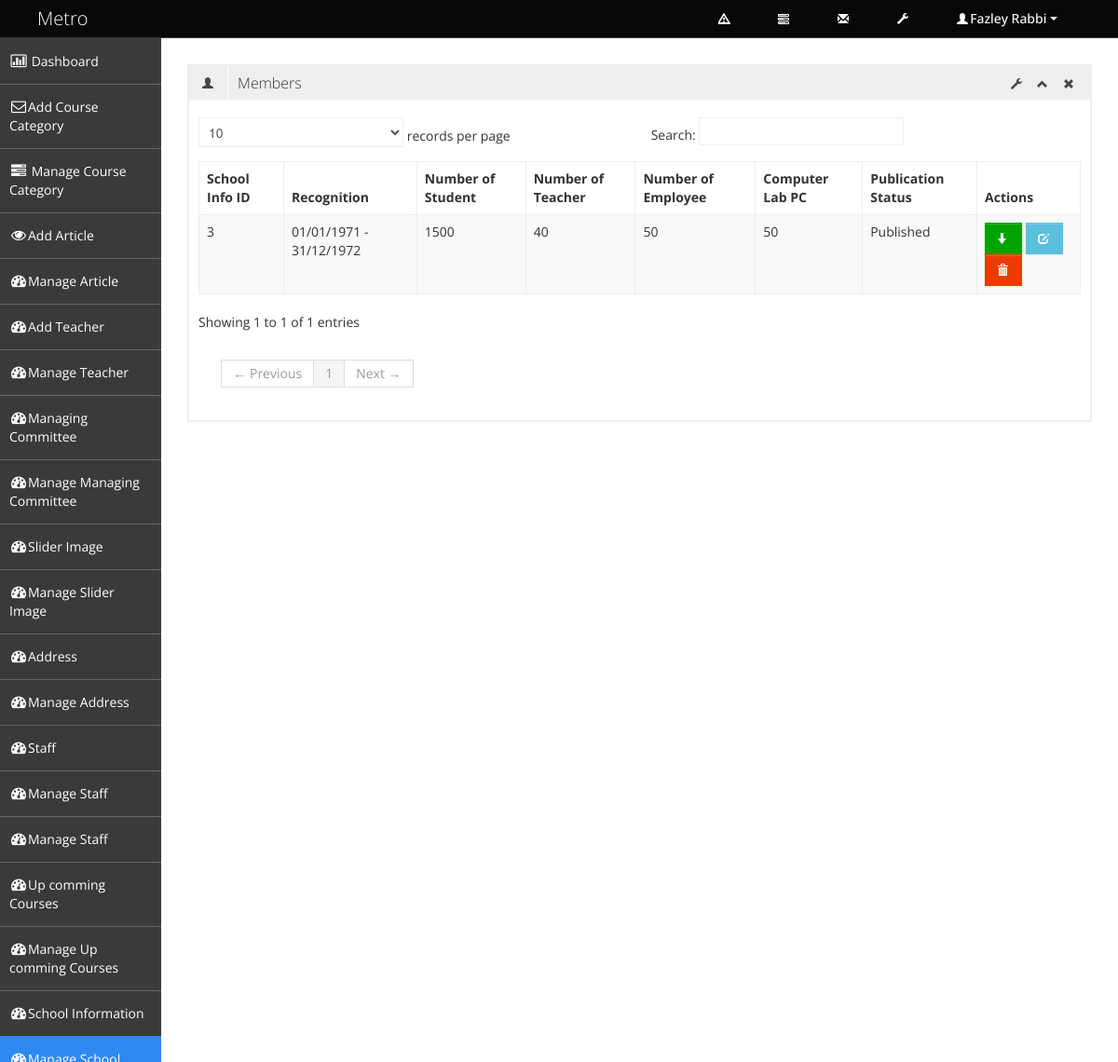
Page /admin/manage_school_info.php (signed in) on the committed database.
### tables this page shows
CREATE TABLE IF NOT EXISTS `tbl_school_info` (
  `school_info_id` int(3) NOT NULL AUTO_INCREMENT,
  `recognition` varchar(50) NOT NULL,
  `groups` varchar(20) NOT NULL,
  `land` float(10,2) NOT NULL,
  `play_ground` varchar(20) NOT NULL,
  `sanitation` varchar(20) NOT NULL,
  `laboratory` varchar(20) NOT NULL,
  `managing_committee` varchar(20) NOT NULL,
  `managing_duration` varchar(50) NOT NULL,
  `total_no_of_students` varchar(100) NOT NULL,
  `computer_lab` varchar(20) NOT NULL,
  `computer_lab_pc` varchar(20) NOT NULL,
  `number_of_employee` varchar(10) NOT NULL,
  `teacher` varchar(10) NOT NULL,
  `staff` varchar(10) NOT NULL,
  `co_curricular_activity` varchar(100) NOT NULL,
  `sports` varchar(100) NOT NULL,
  `publication_status` tinyint(1) NOT NULL,
  PRIMARY KEY (`school_info_id`)
);

### admin/manage_school_info.php (called while the page is built, shortened)
<?php
include './admin_master.php';

### classes/super_admin.php (called while the page is built, shortened)
<?php
class Super_admin {
    protected $db_connect;
    public function __construct() {
        $host_name = 'localhost';
        $user_name = 'root';
        $password = 'wamp';
        $db_name = 'db_school_manage_system';
        $this->db_connect = mysqli_connect($host_name, $user_name, $password, $db_name);
    }
    public function select_all_school_info() {
        $sql = "SELECT * FROM tbl_school_info";
        if (mysqli_query($this->db_connect, $sql)) {
            $query_result = mysqli_query($this->db_connect, $sql);
            return $query_result;
        } else {
            die('Query Problem' . mysqli_error($this->db_connect));
        }
    }
}

### admin/pages/manage_school_info_content.php (the view, shortened to what this page needs)
<?php
$query_result = $obj_sup_admin->select_all_school_info();
?>
<div class="row-fluid sortable">
    <div class="box span12">
        <div class="box-header" data-original-title>
            <h2><i class="halflings-icon user"></i><span class="break"></span>Members</h2>
            <div class="box-icon">
                <a href="#" class="btn-setting"><i class="halflings-icon wrench"></i></a>
                <a href="#" class="btn-minimize"><i class="halflings-icon chevron-up"></i></a>
                <a href="#" class="btn-close"><i class="halflings-icon remove"></i></a>
            </div>
        </div>
        <div class="box-content">
            <table class="table table-striped table-bordered bootstrap-datatable datatable">
                <thead>
                    <tr>
                        <th>School Info ID</th>
                        <th>Recognition</th>
                        <th>Number of Student</th>
                        <th>Number of Teacher</th>
                        <th>Number of Employee</th>
                        <th>Computer Lab PC</th>
                        <th>Publication Status</th>
                        <th>Actions</th>
                    </tr>
                </thead>
                <tbody>
                    <?php while ($school_info = mysqli_fetch_assoc($query_result)) { ?>
                        <tr>
                            <td><?php echo $school_info['school_info_id']; ?></td>
                            <td class="center"><?php echo $school_info['recognition']; ?></td>
                            <td class="center"><?php echo $school_info['total_no_of_students']; ?></td>
                            <td class="center"><?php echo $school_info['teacher']; ?></td>
                            <td class="center"><?php echo $school_info['number_of_employee']; ?></td>
                            <td class="center"><?php echo $school_info['computer_lab_pc']; ?></td>
                            <td class="center">
                                <?php
                                if ($school_info['publication_status'] == 1) {
                                    echo 'Published';
                                } else {
                                    echo 'Unpublished';
                                }
                                ?>
                            </td>
                            <td class="center">
                                <?php if ($school_info['publication_status'] == 1) { ?>
                                    <a class="btn btn-success" href="?status=unpublished&&id=<?php echo $school_info['school_info_id']; ?>" title="Unpublished">
                                        <i class="halflings-icon white arrow-down"></i>
                                    </a>
                                <?php } else { ?>
                                    <a class="btn btn-danger" href="?status=published&&id=<?php echo $school_info['school_info_id']; ?>" title="Published">
                                        <i class="halflings-icon white arrow-up"></i>
                                    </a>
                                <?php } ?>
                                <a class="btn btn-info" href="edit_school_info.php?id=<?php echo $school_info['school_info_id']; ?>" title="Edit">
                                    <i class="halflings-icon white edit"></i>
                                </a>
                                <a class="btn btn-danger" href="?status=delete&&id=<?php echo $school_info['school_info_id']; ?>" title="Delete" onclick="return check_delete_info();">
                                    <i class="halflings-icon white trash"></i>
                                </a>
                            </td>
                        </tr>
                    <?php } ?>
                </tbody>
            </table>
        </div>
    </div>
</div>

### assets/admin_assets/css/style.css (style rules this page uses)
body { background: #F5F5F5; color: #333; border: none; font-family: 'Open Sans', sans-serif; font-weight: 400; }
h2 { font-size: 16px; line-height: 16px; }
.box { border: 2px solid #eee; background: #fff !important; margin-bottom: 28px; }
.box-header { height: 16px; font-size: 16px; line-height: 16px; padding: 10px; background: #eee; -webkit-box-shadow: none; -moz-box-shadow: none; box-shadow: none; overflow: hidden; }
.box-header h2 { float:left; margin-top: 0px; font-weight: 300; }
.box-header h2 i { margin: 0px 3px 0px 4px; opacity: .8; filter: alpha(opacity=80); -ms-filter:"progid:DXImageTransform.Microsoft.Alpha(Opacity=80)"; }
.box-header .box-icon { float:right; margin-top: 1px; }
.box-header .box-icon i { -webkit-transition: all 0.1s ease-in-out; -moz-transition: all 0.1s ease-in-out; -o-transition: all 0.1s ease-in-out; -ms-transition: all 0.1s ease-in-out; transition: all 0.1s ease-in-out; opacity: .8; filter: alpha(opacity=80); -ms-filter:"progid:DXImageTransform.Microsoft.Alpha(Opacity=80)"; }
.box-header .box-icon a { margin: 0px 5px; }
.box-content { position: relative; z-index: 50; margin-top: -1px; padding: 10px; background: #fff !important; }
.btn { display: inline-block; padding: 6px 12px; margin-bottom: 0; font-size: 14px; font-weight: 500; line-height: 20px; text-align: center; white-space: nowrap; vertical-align: middle; cursor: pointer; border: 1px solid #a7a9aa; -webkit-border-radius: 0px !important; border-radius: 0px !important; }
.btn i { margin-top: 2px; }
.btn { color: #ffffff; background-color: #a7a9aa; border-color: #a7a9aa; background-image: none; filter: none; text-shadow: none; }
.btn-danger { background-color: #EB3C00; border-color: #EB3C00; }
.btn-success { background-color: #00A300; border-color: #00A300; }
.btn-info { background-color: #5bc0de; border-color: #5bc0de; }
.table th, .table td { border-top: 1px solid #eee; }
.table-bordered { border-color: #eee; -webkit-border-radius: 0px !important; -moz-border-radius: 0px !important; border-radius: 0px !important; }
.table-bordered th, .table-bordered td { border-left: 1px solid #eee; }
.table-bordered thead:first-child tr:first-child > th:first-child, .table-bordered tbody:first-child tr:first-child > td:first-child, .table-bordered tbody:first-child tr:first-child > th:first-child { -webkit-border-radius: 0px !important; -moz-border-radius: 0px !important; border-radius: 0px !important; }
.table-bordered thead:first-child tr:first-child > th:last-child, .table-bordered tbody:first-child tr:first-child > td:last-child, .table-bordered tbody:first-child tr:first-child > th:last-child { -webkit-border-radius: 0px !important; -moz-border-radius: 0px !important; border-radius: 0px !important; }
.table-bordered thead:last-child tr:last-child > th:first-child, .table-bordered tbody:last-child tr:last-child > td:first-child, .table-bordered tbody:last-child tr:last-child > th:first-child, .table-bordered tfoot:last-child tr:last-child > td:first-child, .table-bordered tfoot:last-child tr:last-child > th:first-child { -webkit-border-radius: 0px !important; -moz-border-radius: 0px !important; border-radius: 0px !important; }
.table-bordered thead:last-child tr:last-child > th:last-child, .table-bordered tbody:last-child tr:last-child > td:last-child, .table-bordered tbody:last-child tr:last-child > th:last-child, .table-bordered tfoot:last-child tr:last-child > td:last-child, .table-bordered tfoot:last-child tr:last-child > th:last-child { -webkit-border-radius: 0px !important; -moz-border-radius: 0px !important; border-radius: 0px !important; }

### assets/admin_assets/css/halflings.css (style rules this page uses)
html, html .halflings { -webkit-font-smoothing: antialiased !important; }
.halflings-icon { display: inline-block; width: 14px; height: 14px; line-height: 14px; vertical-align: text-top; background-image: url(../img/glyphicons_halflings.svg); background-position: 0 0; background-repeat: no-repeat; vertical-align: top; *display: inline; *zoom: 1; *margin-right: .3em; }
.halflings-icon.white { background-image: url(../img/glyphicons_halflings-white.svg); }
.halflings-icon.user { background-position: -168px 0; }
.halflings-icon.remove { background-position: -312px 0; }
.halflings-icon.trash { background-position: -456px 0; }
.halflings-icon.edit { background-position: -96px -72px; }
.halflings-icon.arrow-down { background-position: -312px -96px; }
.halflings-icon.chevron-up { background-position: -288px -120px; }
.halflings-icon.wrench { background-position: -360px -144px; }

### rows in the picture
tbl_school_info: school_info_id "3", recognition "01/01/1971 - 31/12/1972", total_no_of_students "1500", teacher "40", number_of_employee "50", computer_lab_pc "50", publication_status "Published"

### other values in the picture
$_SESSION['admin_name'] "Fazley Rabbi"
